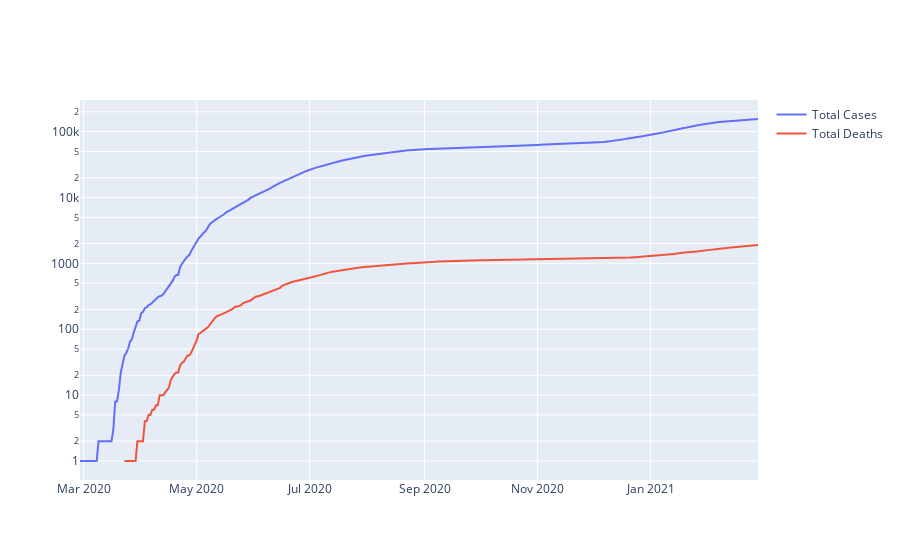

This figure's notebook cell:
### Code cell
fig =  go.Figure()
fig.add_trace(go.Scatter(x=test_df['date'], y=test_df['total_cases'], mode='lines', 
                         name='Total Cases'))

fig.add_trace(go.Scatter(x=test_df['date'], y=test_df['total_deaths'], mode='lines', 
                         name='Total Deaths'))
fig.update_yaxes(type="log")

### Figure 1 — Plotly figure (JSON) as saved in the notebook; plotly's stock layout.template omitted (floating-point values rounded to 4 significant figures; data arrays with more than 128 entries replaced by an {"elided": "..."} marker saying what was removed)
{"data": [{"mode": "lines", "name": "Total Cases", "type": "scatter", "x": {"elided": "367 str values"}, "y": {"elided": "367 int values"}}, {"mode": "lines", "name": "Total Deaths", "type": "scatter", "x": {"elided": "367 str values"}, "y": {"elided": "367 int values"}}], "layout": {"yaxis": {"type": "log"}}}
